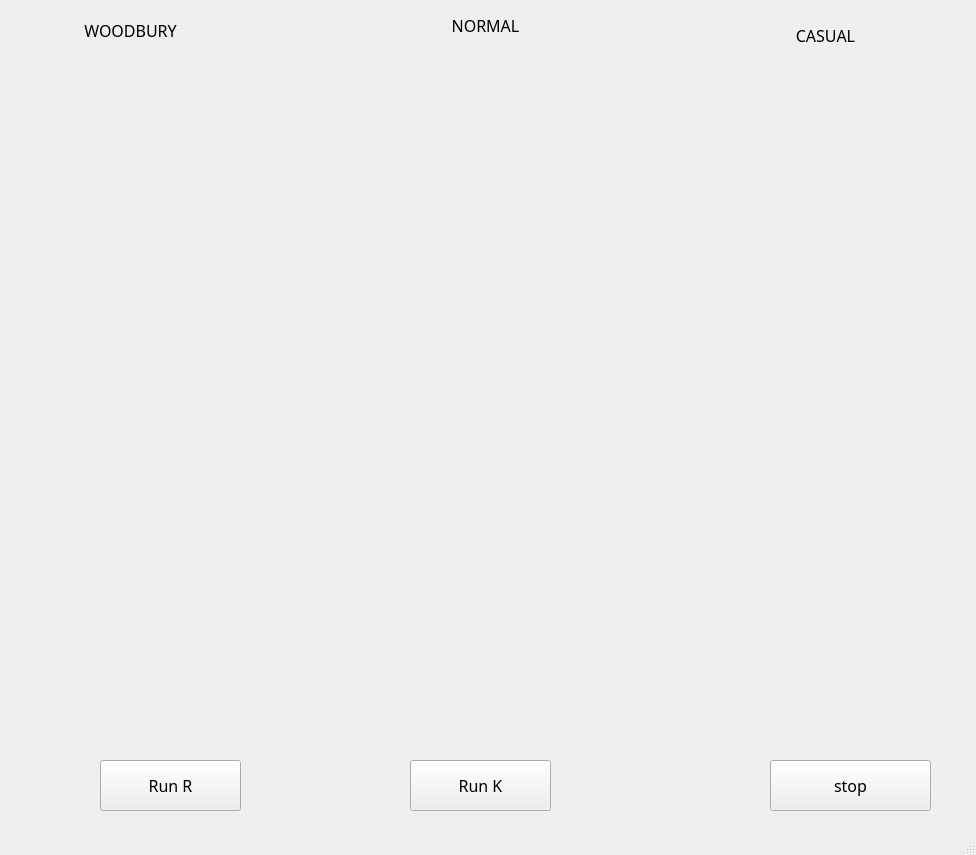
<?xml version="1.0" encoding="UTF-8"?>
<ui version="4.0">
 <class>MainWindow</class>
 <widget class="QMainWindow" name="MainWindow">
  <property name="geometry">
   <rect>
    <x>0</x>
    <y>0</y>
    <width>976</width>
    <height>855</height>
   </rect>
  </property>
  <property name="windowTitle">
   <string>RXD-GUI</string>
  </property>
  <widget class="QWidget" name="centralwidget">
   <widget class="QPushButton" name="pushButton_4">
    <property name="geometry">
     <rect>
      <x>770</x>
      <y>760</y>
      <width>161</width>
      <height>51</height>
     </rect>
    </property>
    <property name="font">
     <font>
      <family>Yu Mincho Light</family>
      <pointsize>12</pointsize>
     </font>
    </property>
    <property name="text">
     <string>stop</string>
    </property>
    <property name="iconSize">
     <size>
      <width>16</width>
      <height>16</height>
     </size>
    </property>
   </widget>
   <widget class="QLabel" name="label_3">
    <property name="geometry">
     <rect>
      <x>430</x>
      <y>10</y>
      <width>111</width>
      <height>31</height>
     </rect>
    </property>
    <property name="font">
     <font>
      <family>標楷體</family>
      <pointsize>12</pointsize>
     </font>
    </property>
    <property name="text">
     <string>NORMAL</string>
    </property>
    <property name="alignment">
     <set>Qt::AlignCenter</set>
    </property>
   </widget>
   <widget class="QLabel" name="label_4">
    <property name="geometry">
     <rect>
      <x>60</x>
      <y>0</y>
      <width>141</width>
      <height>61</height>
     </rect>
    </property>
    <property name="font">
     <font>
      <family>標楷體</family>
      <pointsize>12</pointsize>
     </font>
    </property>
    <property name="text">
     <string>WOODBURY</string>
    </property>
    <property name="alignment">
     <set>Qt::AlignCenter</set>
    </property>
   </widget>
   <widget class="QLabel" name="label_5">
    <property name="geometry">
     <rect>
      <x>740</x>
      <y>10</y>
      <width>171</width>
      <height>51</height>
     </rect>
    </property>
    <property name="font">
     <font>
      <family>標楷體</family>
      <pointsize>12</pointsize>
     </font>
    </property>
    <property name="text">
     <string>CASUAL</string>
    </property>
    <property name="alignment">
     <set>Qt::AlignCenter</set>
    </property>
   </widget>
   <widget class="QWidget" name="">
    <property name="geometry">
     <rect>
      <x>20</x>
      <y>50</y>
      <width>221</width>
      <height>201</height>
     </rect>
    </property>
    <layout class="QVBoxLayout" name="verticalLayout_2">
     <item>
      <layout class="QVBoxLayout" name="verticalLayout_7" stretch=""/>
     </item>
    </layout>
   </widget>
   <widget class="QWidget" name="">
    <property name="geometry">
     <rect>
      <x>720</x>
      <y>50</y>
      <width>221</width>
      <height>201</height>
     </rect>
    </property>
    <layout class="QVBoxLayout" name="verticalLayout_3">
     <item>
      <layout class="QVBoxLayout" name="verticalLayout_8" stretch=""/>
     </item>
    </layout>
   </widget>
   <widget class="QWidget" name="">
    <property name="geometry">
     <rect>
      <x>370</x>
      <y>44</y>
      <width>231</width>
      <height>211</height>
     </rect>
    </property>
    <layout class="QVBoxLayout" name="verticalLayout_6" stretch="0">
     <item>
      <layout class="QHBoxLayout" name="horizontalLayout_3" stretch="0">
       <item>
        <layout class="QVBoxLayout" name="verticalLayout"/>
       </item>
      </layout>
     </item>
    </layout>
   </widget>
   <widget class="QWidget" name="">
    <property name="geometry">
     <rect>
      <x>20</x>
      <y>540</y>
      <width>921</width>
      <height>191</height>
     </rect>
    </property>
    <layout class="QVBoxLayout" name="verticalLayout_5"/>
   </widget>
   <widget class="QWidget" name="">
    <property name="geometry">
     <rect>
      <x>20</x>
      <y>300</y>
      <width>921</width>
      <height>211</height>
     </rect>
    </property>
    <layout class="QVBoxLayout" name="verticalLayout_4"/>
   </widget>
   <widget class="QPushButton" name="pushButton_2">
    <property name="geometry">
     <rect>
      <x>100</x>
      <y>760</y>
      <width>141</width>
      <height>51</height>
     </rect>
    </property>
    <property name="font">
     <font>
      <family>Yu Mincho Light</family>
      <pointsize>12</pointsize>
     </font>
    </property>
    <property name="text">
     <string>Run R</string>
    </property>
    <property name="iconSize">
     <size>
      <width>16</width>
      <height>16</height>
     </size>
    </property>
   </widget>
   <widget class="QPushButton" name="pushButton_3">
    <property name="geometry">
     <rect>
      <x>410</x>
      <y>760</y>
      <width>141</width>
      <height>51</height>
     </rect>
    </property>
    <property name="font">
     <font>
      <family>Yu Mincho Light</family>
      <pointsize>12</pointsize>
     </font>
    </property>
    <property name="text">
     <string>Run K</string>
    </property>
   </widget>
  </widget>
  <widget class="QMenuBar" name="menubar">
   <property name="geometry">
    <rect>
     <x>0</x>
     <y>0</y>
     <width>976</width>
     <height>21</height>
    </rect>
   </property>
  </widget>
  <widget class="QStatusBar" name="statusbar"/>
 </widget>
 <resources/>
 <connections/>
</ui>
